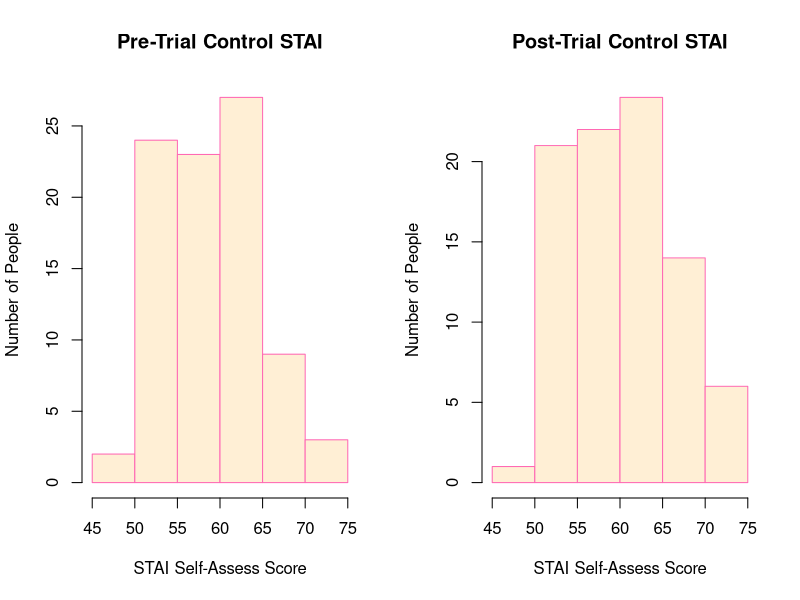
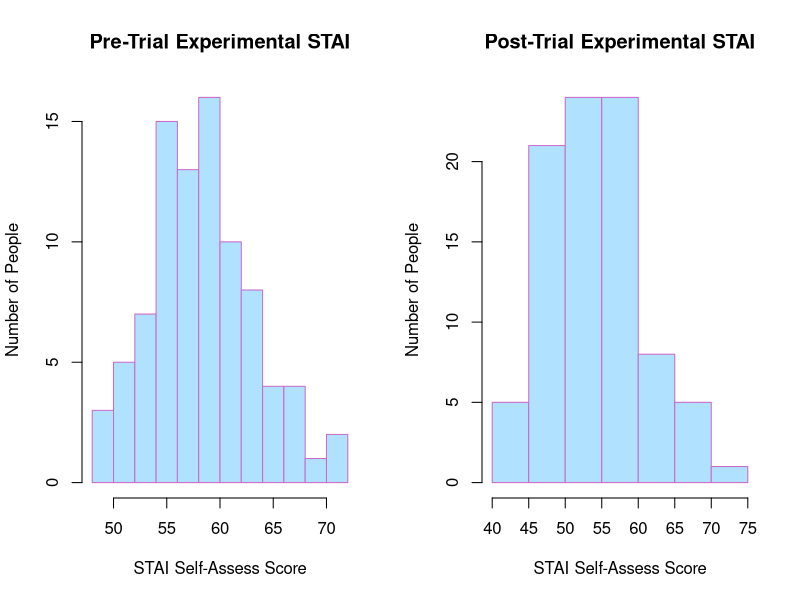
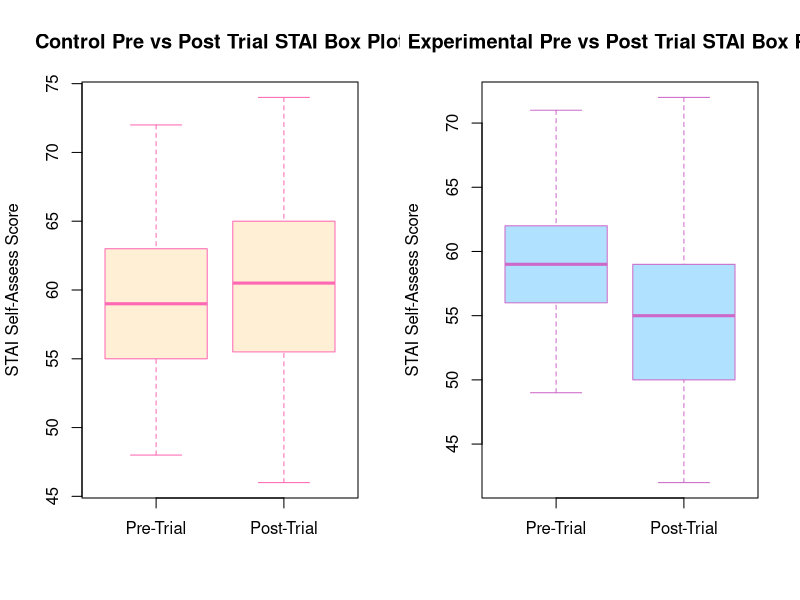
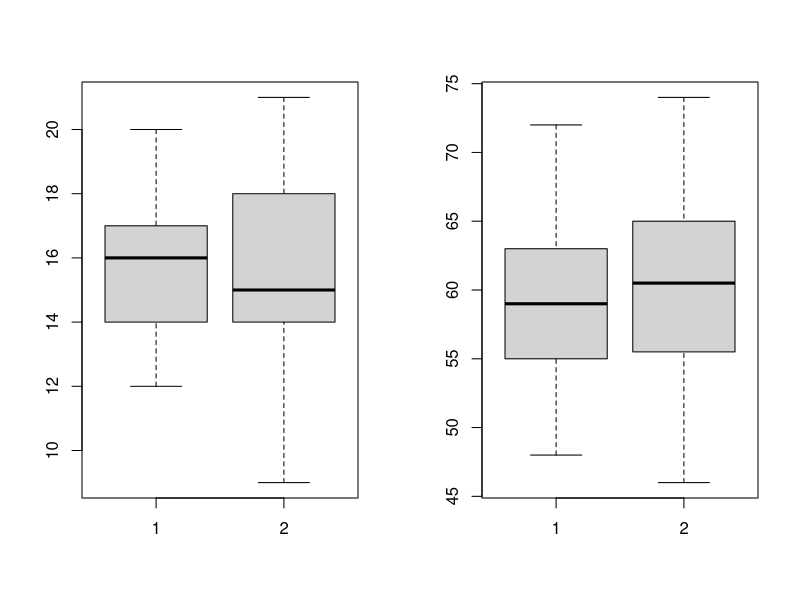
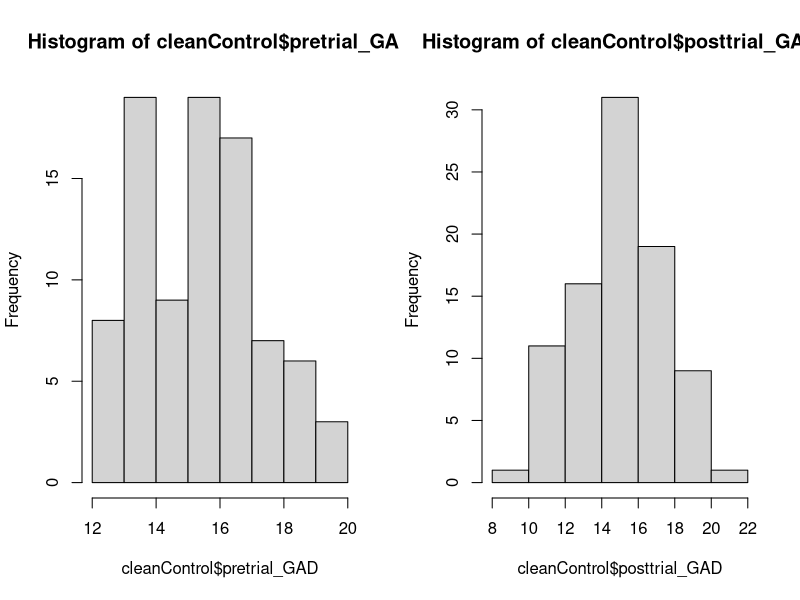
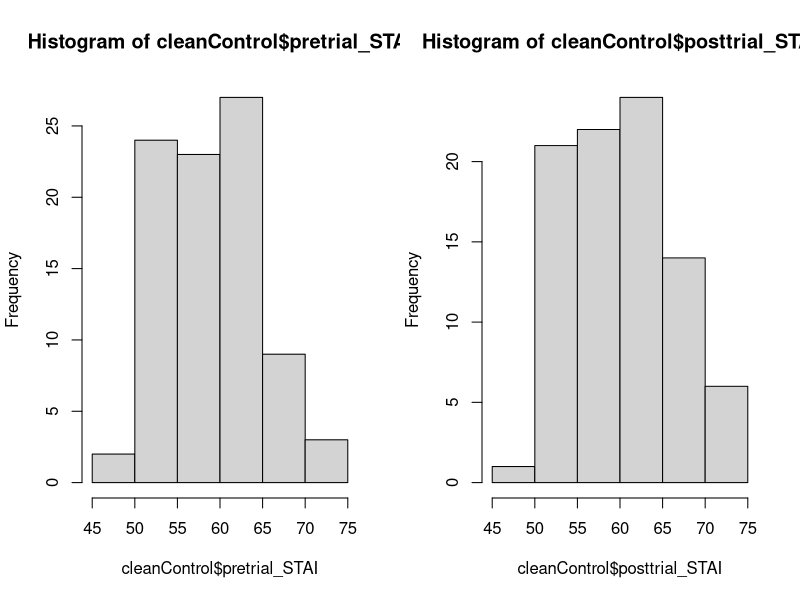
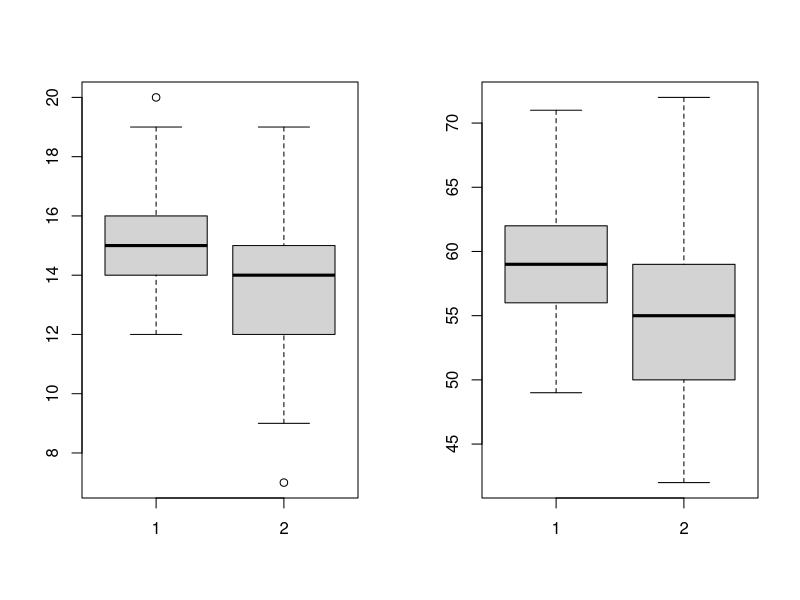
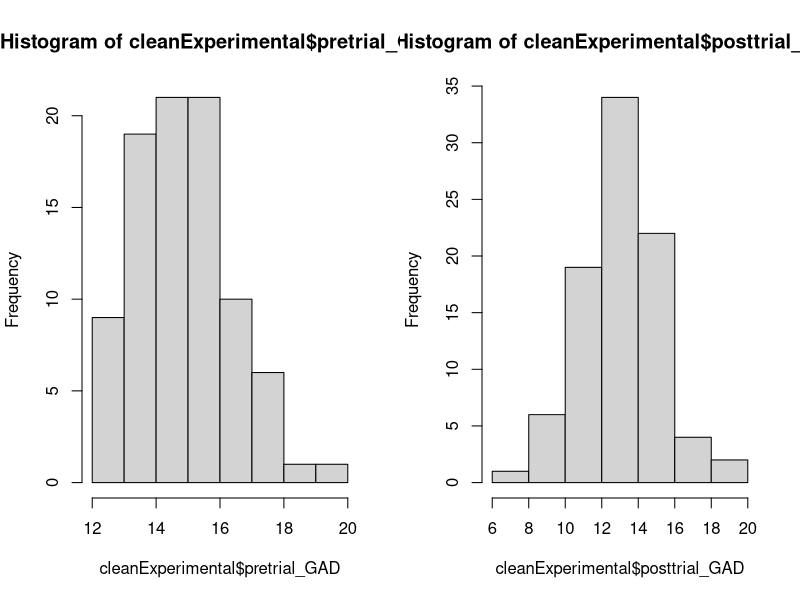

Write the R code that produced these figures, in order.
## ---- chunk 1

setwd("C:/Users/Senan/OneDrive/Documents/Masters in Computing in Computer Animation/DAIE/GCA_GAD_and_VR_Group7")

dataFromControl <- read.csv("GROUP_7_2023_GCA_RESULTS_CONTROL.csv")
dataFromExperimental <- read.csv("GROUP_7_2023_GCA_RESULTS_EXPERIMENTAL.csv")

### Here the Control data is cleaned up to remove any values that are not possible - i.e GAD scores less than 0 or above 21 and STAI scores less than 20 and greater than 80
cleanControl = dataFromControl
cleanControl <- cleanControl[cleanControl$pretrial_GAD >= 0 & cleanControl$pretrial_GAD <= 21, ]
cleanControl <- cleanControl[cleanControl$posttrial_GAD >= 0 & cleanControl$posttrial_GAD <= 21, ]
cleanControl <- cleanControl[cleanControl$pretrial_STAI >= 20 & cleanControl$pretrial_STAI <= 80, ]
cleanControl <- cleanControl[cleanControl$posttrial_STAI >= 20 & cleanControl$posttrial_STAI <= 80, ]

### The above is repeated for the Experimental Data
cleanExperimental = dataFromExperimental
cleanExperimental <- cleanExperimental[cleanExperimental$pretrial_GAD >= 0 & cleanExperimental$pretrial_GAD <= 21, ]
cleanExperimental <- cleanExperimental[cleanExperimental$posttrial_GAD >= 0 & cleanExperimental$posttrial_GAD <= 21, ]
cleanExperimental <- cleanExperimental[cleanExperimental$pretrial_STAI >= 20 & cleanExperimental$pretrial_STAI <= 80, ]
cleanExperimental <- cleanExperimental[cleanExperimental$posttrial_STAI >= 20 & cleanExperimental$posttrial_STAI <= 80, ]

### A column containing the difference between the pre & post trial scores is created for both the Control and Experimental data for compararative analysis
cleanControl["GAD_differenceCol"] <- cleanControl$pretrial_GAD - cleanControl$posttrial_GAD
cleanControl["STAI_differenceCol"] <- cleanControl$pretrial_STAI - cleanControl$posttrial_STAI
cleanExperimental["GAD_differenceCol"] <- cleanExperimental$pretrial_GAD - cleanExperimental$posttrial_GAD
cleanExperimental["STAI_differenceCol"] <- cleanExperimental$pretrial_STAI - cleanExperimental$posttrial_STAI

# Calculations
meanControlDiff_GAD <- mean(cleanControl$GAD_differenceCol)
meanExperimentalDiff_GAD <- mean(cleanExperimental$GAD_differenceCol)
sdControlDiff_GAD <- sd(cleanControl$GAD_differenceCol)
sdExperimentalDiff_GAD <- sd(cleanExperimental$GAD_differenceCol)
sizeOfControlSample <- length(cleanControl)
sizeOfExperimentalSample <- length(cleanExperimental)
GAD_tScore <- ((meanControlDiff_GAD - meanExperimentalDiff_GAD) - 0)/sqrt((sdControlDiff_GAD)^2/sizeOfControlSample+(sdExperimentalDiff_GAD)^2/sizeOfExperimentalSample)
dfForPValue = sizeOfControlSample + sizeOfExperimentalSample - 2

GAD_pValue = pt(GAD_tScore, dfForPValue)

meanControlDiff_STAI <- mean(cleanControl$STAI_differenceCol)
meanExperimentalDiff_STAI <- mean(cleanExperimental$STAI_differenceCol)
sdControlDiff_STAI <- sd(cleanControl$STAI_differenceCol)
sdExperimentalDiff_STAI <- sd(cleanExperimental$STAI_differenceCol)
sizeOfControlSample <- length(cleanControl)
sizeOfExperimentalSample <- length(cleanExperimental)
STAI_tScore <- ((meanControlDiff_STAI - meanExperimentalDiff_STAI) - 0)/sqrt((sdControlDiff_STAI)^2/sizeOfControlSample+(sdExperimentalDiff_STAI)^2/sizeOfExperimentalSample)
dfForPValue = sizeOfControlSample + sizeOfExperimentalSample - 2

STAI_pValue = pt(STAI_tScore, dfForPValue)


sd(cleanControl$pretrial_GAD)
sd(cleanControl$posttrial_GAD)
length(cleanControl$patientID)
shapiro.test(cleanControl$pretrial_GAD)
shapiro.test(cleanControl$posttrial_GAD)
shapiro.test(cleanControl$pretrial_STAI)
shapiro.test(cleanControl$posttrial_STAI)
mean(cleanControl$pretrial_STAI)
mean(cleanControl$posttrial_STAI)
sd(cleanControl$pretrial_STAI)
sd(cleanControl$posttrial_STAI)

#EXPERIMENTAL CALCS
mean(cleanExperimental$pretrial_GAD)
mean(cleanExperimental$posttrial_GAD)
sd(cleanExperimental$pretrial_GAD)
sd(cleanExperimental$posttrial_GAD)
length(cleanExperimental$patientID)
shapiro.test(cleanExperimental$pretrial_GAD)
shapiro.test(cleanExperimental$posttrial_GAD)
mean(cleanExperimental$pretrial_STAI)
mean(cleanExperimental$posttrial_STAI)
sd(cleanExperimental$pretrial_STAI)
sd(cleanExperimental$posttrial_STAI)
length(cleanExperimental$patientID)
shapiro.test(cleanExperimental$pretrial_STAI)
shapiro.test(cleanExperimental$posttrial_STAI)
## ---- chunk 2
par(mfrow = c(1,2))

hist(cleanControl$pretrial_STAI, main = "Pre-Trial Control STAI", xlab = "STAI Self-Assess Score", ylab = "Number of People", col = "papayawhip", border = "hotpink")
hist(cleanControl$posttrial_STAI, main = "Post-Trial Control STAI", xlab = "STAI Self-Assess Score", ylab = "Number of People", col = "papayawhip", border = "hotpink")

hist(cleanExperimental$pretrial_STAI, main = "Pre-Trial Experimental STAI", xlab = "STAI Self-Assess Score", ylab = "Number of People", col = "lightskyblue1", border = "orchid3")
hist(cleanExperimental$posttrial_STAI, main = "Post-Trial Experimental STAI", xlab = "STAI Self-Assess Score", ylab = "Number of People", col = "lightskyblue1", border = "orchid3")
## ---- chunk 3
#BOX PLOTS
boxplot(cleanControl$pretrial_STAI,cleanControl$posttrial_STAI, main = "Control Pre vs Post Trial STAI Box Plot", names = c("Pre-Trial", "Post-Trial"), ylab = "STAI Self-Assess Score", col = "papayawhip", border = "hotpink")

boxplot(cleanExperimental$pretrial_STAI,cleanExperimental$posttrial_STAI, main = "Experimental Pre vs Post Trial STAI Box Plot", names = c("Pre-Trial", "Post-Trial"), ylab = "STAI Self-Assess Score", col = "lightskyblue1", border = "orchid3")
## ---- chunk 4
cat(STAI_tScore)
## ---- chunk 5
cat(STAI_pValue)
## ---- chunk 6

#CONTROL PLOTS
boxplot(cleanControl$pretrial_GAD,cleanControl$posttrial_GAD)
boxplot(cleanControl$pretrial_STAI,cleanControl$posttrial_STAI)
hist(cleanControl$pretrial_GAD)
hist(cleanControl$posttrial_GAD)
hist(cleanControl$pretrial_STAI)
hist(cleanControl$posttrial_STAI)

#EXPERIMENTAL PLOTS
boxplot(cleanExperimental$pretrial_GAD,cleanExperimental$posttrial_GAD)
boxplot(cleanExperimental$pretrial_STAI,cleanExperimental$posttrial_STAI)
hist(cleanExperimental$pretrial_GAD)
hist(cleanExperimental$posttrial_GAD)
hist(cleanExperimental$pretrial_STAI)
hist(cleanExperimental$posttrial_STAI)
